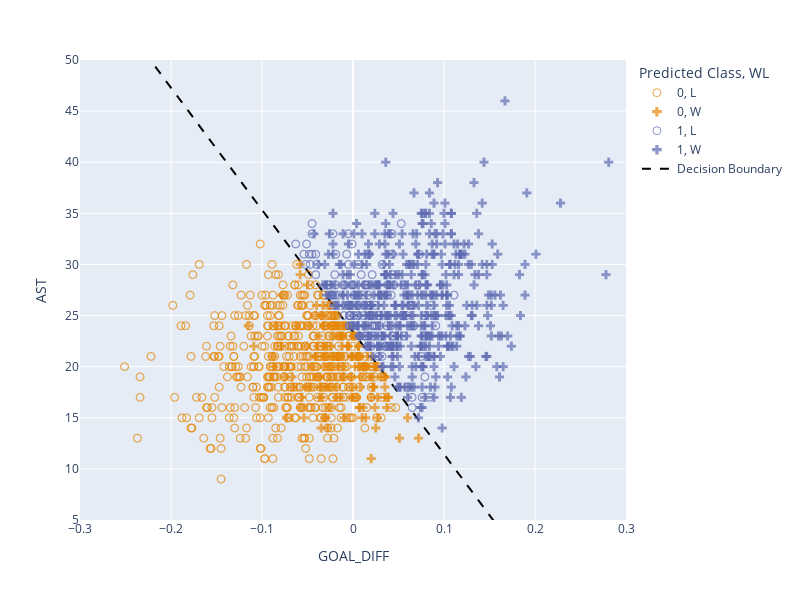

The notebook cell this image was saved under:
### Markdown cell above
Plotting the new model:

### Code cell
games['Predicted Class'] = pd.Categorical(games['Predicted Class'])
fig = px.scatter(games, x="GOAL_DIFF", y="AST", symbol="WL", 
                 hover_data=['TEAM_NAME', 'TEAM_NAME_OPP'],
                 color="Predicted Class", 
                 symbol_sequence=[ "circle-open", "cross"],
                 opacity=0.7,
                 height=600)
fig.update_traces(marker=dict(size=8))
fig.update_layout(xaxis_range=[-0.3, 0.3], yaxis_range=[5, 50])
# Add the decision boundary to the plot
fig.add_scatter(x=decision_boundary["GOAL_DIFF"], y=decision_boundary["AST"],
                mode="lines", line_color="black", line_dash="dash", 
                name="Decision Boundary")

### Figure 1 — Plotly figure (JSON) as saved in the notebook; plotly's stock layout.template omitted (floating-point values rounded to 4 significant figures; data arrays with more than 128 entries replaced by an {"elided": "..."} marker saying what was removed)
{"data": [{"customdata": {"elided": "495x2 str values"}, "hovertemplate": "Predicted Class=0<br>WL=L<br>GOAL_DIFF=%{x}<br>AST=%{y}<br>TEAM_NAME=%{customdata[0]}<br>TEAM_NAME_OPP=%{customdata[1]}<extra></extra>", "legendgroup": "0, L", "marker": {"color": "rgb(229, 134, 6)", "opacity": 0.7, "size": 8, "symbol": "circle-open"}, "mode": "markers", "name": "0, L", "showlegend": true, "type": "scattergl", "x": {"elided": "495 float values"}, "xaxis": "x", "y": {"elided": "495 int values"}, "yaxis": "y"}, {"customdata": {"elided": "146x2 str values"}, "hovertemplate": "Predicted Class=0<br>WL=W<br>GOAL_DIFF=%{x}<br>AST=%{y}<br>TEAM_NAME=%{customdata[0]}<br>TEAM_NAME_OPP=%{customdata[1]}<extra></extra>", "legendgroup": "0, W", "marker": {"color": "rgb(229, 134, 6)", "opacity": 0.7, "size": 8, "symbol": "cross"}, "mode": "markers", "name": "0, W", "showlegend": true, "type": "scattergl", "x": {"elided": "146 float values"}, "xaxis": "x", "y": {"elided": "146 int values"}, "yaxis": "y"}, {"customdata": {"elided": "130x2 str values"}, "hovertemplate": "Predicted Class=1<br>WL=L<br>GOAL_DIFF=%{x}<br>AST=%{y}<br>TEAM_NAME=%{customdata[0]}<br>TEAM_NAME_OPP=%{customdata[1]}<extra></extra>", "legendgroup": "1, L", "marker": {"color": "rgb(93, 105, 177)", "opacity": 0.7, "size": 8, "symbol": "circle-open"}, "mode": "markers", "name": "1, L", "showlegend": true, "type": "scattergl", "x": {"elided": "130 float values"}, "xaxis": "x", "y": {"elided": "130 int values"}, "yaxis": "y"}, {"customdata": {"elided": "459x2 str values"}, "hovertemplate": "Predicted Class=1<br>WL=W<br>GOAL_DIFF=%{x}<br>AST=%{y}<br>TEAM_NAME=%{customdata[0]}<br>TEAM_NAME_OPP=%{customdata[1]}<extra></extra>", "legendgroup": "1, W", "marker": {"color": "rgb(93, 105, 177)", "opacity": 0.7, "size": 8, "symbol": "cross"}, "mode": "markers", "name": "1, W", "showlegend": true, "type": "scattergl", "x": {"elided": "459 float values"}, "xaxis": "x", "y": {"elided": "459 int values"}, "yaxis": "y"}, {"line": {"color": "black", "dash": "dash"}, "mode": "lines", "name": "Decision Boundary", "type": "scatter", "x": [-0.3, -0.2939, -0.2879, -0.2818, -0.2758, -0.2697, -0.2636, -0.2576, -0.2515, -0.2455, -0.2394, -0.2333, -0.2273, -0.2212, -0.2152, -0.2091, -0.203, -0.197, -0.1909, -0.1848, -0.1788, -0.1727, -0.1667, -0.1606, -0.1545, -0.1485, -0.1424, -0.1364, -0.1303, -0.1242, -0.1182, -0.1121, -0.1061, -0.1, -0.09394, -0.08788, -0.08182, -0.07576, -0.0697, -0.06364, -0.05758, -0.05152, -0.04545, -0.03939, -0.03333, -0.02727, -0.02121, -0.01515, -0.009091, -0.00303, 0.00303, 0.009091, 0.01515, 0.02121, 0.02727, 0.03333, 0.03939, 0.04545, 0.05152, 0.05758, 0.06364, 0.0697, 0.07576, 0.08182, 0.08788, 0.09394, 0.1, 0.1061, 0.1121, 0.1182, 0.1242, 0.1303, 0.1364, 0.1424, 0.1485, 0.1545, 0.1606, 0.1667, 0.1727, 0.1788, 0.1848, 0.1909, 0.197, 0.203, 0.2091, 0.2152, 0.2212, 0.2273, 0.2333, 0.2394, 0.2455, 0.2515, 0.2576, 0.2636, 0.2697, 0.2758, 0.2818, 0.2879, 0.2939, 0.3], "y": [59.23, 58.51, 57.79, 57.06, 56.34, 55.61, 54.89, 54.17, 53.44, 52.72, 51.99, 51.27, 50.55, 49.82, 49.1, 48.37, 47.65, 46.93, 46.2, 45.48, 44.75, 44.03, 43.31, 42.58, 41.86, 41.13, 40.41, 39.68, 38.96, 38.24, 37.51, 36.79, 36.06, 35.34, 34.62, 33.89, 33.17, 32.44, 31.72, 31.0, 30.27, 29.55, 28.82, 28.1, 27.38, 26.65, 25.93, 25.2, 24.48, 23.76, 23.03, 22.31, 21.58, 20.86, 20.13, 19.41, 18.69, 17.96, 17.24, 16.51, 15.79, 15.07, 14.34, 13.62, 12.89, 12.17, 11.45, 10.72, 9.998, 9.274, 8.55, 7.826, 7.102, 6.378, 5.654, 4.929, 4.205, 3.481, 2.757, 2.033, 1.309, 0.585, -0.1391, -0.8631, -1.587, -2.311, -3.035, -3.759, -4.483, -5.208, -5.932, -6.656, -7.38, -8.104, -8.828, -9.552, -10.28, -11.0, -11.72, -12.45]}], "layout": {"height": 600, "legend": {"title": {"text": "Predicted Class, WL"}, "tracegroupgap": 0}, "margin": {"t": 60}, "width": 800, "xaxis": {"anchor": "y", "domain": [0, 1], "range": [-0.3, 0.3], "title": {"text": "GOAL_DIFF"}, "type": "linear"}, "yaxis": {"anchor": "x", "domain": [0, 1], "range": [5, 50], "title": {"text": "AST"}, "type": "linear"}}}
